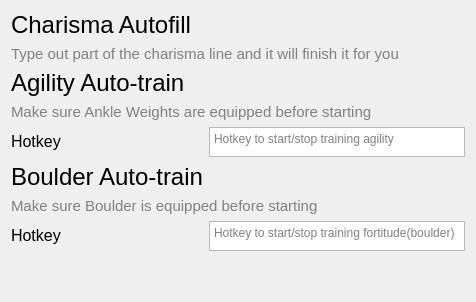
         <widget class="QWidget" name="progressionPage">
          <layout class="QGridLayout" name="gridLayout_12">
           <item row="3" column="0" colspan="2">
            <widget class="QLabel" name="label_27">
             <property name="font">
              <font>
               <pointsize>11</pointsize>
              </font>
             </property>
             <property name="styleSheet">
              <string notr="true">color:grey;</string>
             </property>
             <property name="text">
              <string>Make sure Ankle Weights are equipped before starting</string>
             </property>
            </widget>
           </item>
           <item row="7" column="0">
            <widget class="QLabel" name="label_26">
             <property name="text">
              <string>&lt;html&gt;&lt;head/&gt;&lt;body&gt;&lt;p&gt;&lt;span style=&quot; font-size:12pt;&quot;&gt;Hotkey&lt;/span&gt;&lt;/p&gt;&lt;/body&gt;&lt;/html&gt;</string>
             </property>
            </widget>
           </item>
           <item row="8" column="0">
            <spacer name="verticalSpacer_9">
             <property name="orientation">
              <enum>Qt::Orientation::Vertical</enum>
             </property>
             <property name="sizeHint" stdset="0">
              <size>
               <width>20</width>
               <height>40</height>
              </size>
             </property>
            </spacer>
           </item>
           <item row="6" column="0" colspan="2">
            <widget class="QLabel" name="label_28">
             <property name="font">
              <font>
               <pointsize>11</pointsize>
              </font>
             </property>
             <property name="styleSheet">
              <string notr="true">color:grey;</string>
             </property>
             <property name="text">
              <string>Make sure Boulder is equipped before starting</string>
             </property>
            </widget>
           </item>
           <item row="4" column="0">
            <widget class="QLabel" name="label_25">
             <property name="text">
              <string>&lt;html&gt;&lt;head/&gt;&lt;body&gt;&lt;p&gt;&lt;span style=&quot; font-size:12pt;&quot;&gt;Hotkey&lt;/span&gt;&lt;/p&gt;&lt;/body&gt;&lt;/html&gt;</string>
             </property>
            </widget>
           </item>
           <item row="7" column="1">
            <widget class="QPlainTextEdit" name="BoulderTrainingHotkey">
             <property name="minimumSize">
              <size>
               <width>0</width>
               <height>30</height>
              </size>
             </property>
             <property name="maximumSize">
              <size>
               <width>16777215</width>
               <height>30</height>
              </size>
             </property>
             <property name="styleSheet">
              <string notr="true"/>
             </property>
             <property name="placeholderText">
              <string>Hotkey to start/stop training fortitude(boulder)</string>
             </property>
            </widget>
           </item>
           <item row="4" column="1">
            <widget class="QPlainTextEdit" name="AnkleWeightsTrainingHotkey">
             <property name="minimumSize">
              <size>
               <width>0</width>
               <height>30</height>
              </size>
             </property>
             <property name="maximumSize">
              <size>
               <width>16777215</width>
               <height>30</height>
              </size>
             </property>
             <property name="styleSheet">
              <string notr="true"/>
             </property>
             <property name="placeholderText">
              <string>Hotkey to start/stop training agility</string>
             </property>
            </widget>
           </item>
           <item row="1" column="0" colspan="2">
            <widget class="QLabel" name="label_13">
             <property name="font">
              <font>
               <pointsize>11</pointsize>
              </font>
             </property>
             <property name="styleSheet">
              <string notr="true">color:grey;</string>
             </property>
             <property name="text">
              <string>Type out part of the charisma line and it will finish it for you</string>
             </property>
            </widget>
           </item>
           <item row="0" column="0">
            <widget class="QLabel" name="CharismaAutofillLabel">
             <property name="text">
              <string>&lt;html&gt;&lt;head/&gt;&lt;body&gt;&lt;p&gt;&lt;span style=&quot; font-size:18pt;&quot;&gt;Charisma Autofill&lt;/span&gt;&lt;/p&gt;&lt;/body&gt;&lt;/html&gt;</string>
             </property>
            </widget>
           </item>
           <item row="2" column="0">
            <widget class="QLabel" name="AnkleWeightsLabel">
             <property name="text">
              <string>&lt;html&gt;&lt;head/&gt;&lt;body&gt;&lt;p&gt;&lt;span style=&quot; font-size:18pt;&quot;&gt;Agility Auto-train&lt;/span&gt;&lt;/p&gt;&lt;/body&gt;&lt;/html&gt;</string>
             </property>
            </widget>
           </item>
           <item row="5" column="0">
            <widget class="QLabel" name="BoulderTrainingLabel">
             <property name="text">
              <string>&lt;html&gt;&lt;head/&gt;&lt;body&gt;&lt;p&gt;&lt;span style=&quot; font-size:18pt;&quot;&gt;Boulder Auto-train&lt;/span&gt;&lt;/p&gt;&lt;/body&gt;&lt;/html&gt;</string>
             </property>
            </widget>
           </item>
          </layout>
         </widget>
